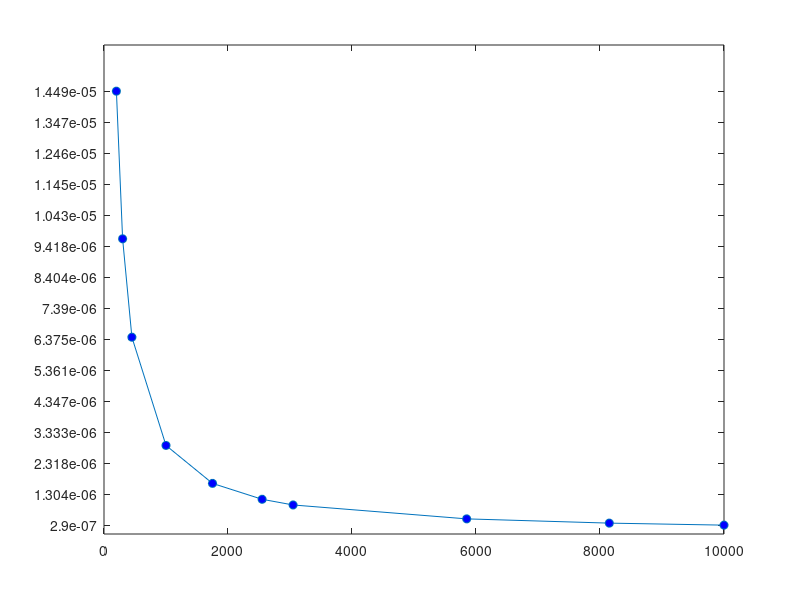

MATLAB code for this plot: (Note: this script raises an error after producing the figure.)
clear;

lambda_max = [0.000014489, 0.000009659, 0.000006439, 0.000002898, 0.000001656, 0.000001136,9.50E-07, 0.000000495, 0.000000356, 0.00000029];
Tempurature = [200, 300, 450, 1000, 1750, 2550, 3050, 5850, 8150, 10000];
TempuratureToPowerOfFour = Tempurature.^4;
Intensity =[9.07*10^1, 4.59*10^2, 2.33*10^3, 5.67*10^4, 5.32*10^5, 2.40*10^6, 4.91*10^6, 6.64*10^7, 2.50*10^8, 5.67*10^8];

% % % % % % % % % % % % % % % % % % % % % % % % % % % % % % % % % % % % % % % % % % %
figure;
plot(Tempurature, lambda_max, 'o-', 'DisplayName', 'Data', 'LineStyle', '-', 'MarkerFaceColor', 'b');  % 'o-' for points with line
% plot(Intensity, Tempurature, 'o-', 'DisplayName', 'Data', 'LineStyle', '-', 'MarkerFaceColor', 'b');  % 'o-' for points with line

% Adjust the y axis
yticks(linspace(min(lambda_max), max(lambda_max), 15));  % Creates 6 tick marks evenly spaced between min and max of lambda_max
ytickformat('%.6f');  % Sets the format for the y-axis ticks to show more decimals if necessary

xticks(linspace(min(Tempurature), max(Tempurature), 15));  % 6 evenly spaced ticks for Temperature
xtickformat('%.0f');

title('Lambda Max vs. Temperature');
ylabel('\lambda_{max} (m)');
xlabel('Temperature (K)');
legend;
grid;
% % % % % % % % % % % % % % % % % % % % % % % % % % % % % % % % % % % % % % % % % % %
figure;
% lambda_max
InverseLambda = 1./lambda_max;
plot(Tempurature, InverseLambda, 'o-', 'DisplayName', 'Data', 'LineStyle', '-', 'MarkerFaceColor', 'b');  % 'o-' for points with line
% plot(Intensity, Tempurature, 'o-', 'DisplayName', 'Data', 'LineStyle', '-', 'MarkerFaceColor', 'b');  % 'o-' for points with line

% Adjust the y axis
yticks(linspace(min(InverseLambda), max(InverseLambda), 15));  % Creates 6 tick marks evenly spaced between min and max of lambda_max
ytickformat('%.6f');  % Sets the format for the y-axis ticks to show more decimals if necessary

xticks(linspace(min(Tempurature), max(Tempurature), 15));  % 6 evenly spaced ticks for Temperature
xtickformat('%.0f');

p = vpa(polyfit(Tempurature, InverseLambda, 1));
slope = p(1);
disp('Slope of the Inverse Lambda vs. Temperature graph:');
disp(slope);

title('Inverse Lambda Max vs. Temperature');
% ylabel('\frac{1}{\lambda_{max}} (m), 'Interpreter', 'latex');
ylabel('$\frac{1}{\lambda_{max}} (m)$', 'Interpreter', 'latex');
% ylabel('\frac{1}{2} (m)');
% ylabel('The value of \frac{1}{2}');
xlabel('Temperature (K)');
legend;
grid;
% % % % % % % % % % % % % % % % % % % % % % % % % % % % % % % % % % % % % % % % % % % 
figure;
plot(Tempurature, Intensity, 'o-', 'DisplayName', 'Data', 'LineStyle', '-', 'MarkerFaceColor', 'b');

% Adjust the y axis
yticks(linspace(min(Intensity), max(Intensity), 15));  % Creates 6 tick marks evenly spaced between min and max of lambda_max
ytickformat('%.6f');  % Sets the format for the y-axis ticks to show more decimals if necessary

xticks(linspace(min(Tempurature), max(Tempurature), 15));  % 6 evenly spaced ticks for Temperature
xtickformat('%.0f');

title('Intensity vs. Temperature');
ylabel('I (W/m^2)');
xlabel('Temperature (K)');
legend;
grid;
% % % % % % % % % % % % % % % % % % % % % % % % % % % % % % % % % % % % % % % % % % % 
figure;
plot(TempuratureToPowerOfFour, Intensity, 'o-', 'DisplayName', 'Data', 'LineStyle', '-', 'MarkerFaceColor', 'b');

% Adjust the y axis
yticks(linspace(min(Intensity), max(Intensity), 15));  % Creates 6 tick marks evenly spaced between min and max of lambda_max
ytickformat('%.6f');  % Sets the format for the y-axis ticks to show more decimals if necessary

xticks(linspace(min(TempuratureToPowerOfFour), max(TempuratureToPowerOfFour), 15));  % 6 evenly spaced ticks for Temperature
xtickformat('%.0f');

p = vpa(polyfit(TempuratureToPowerOfFour, Intensity, 1));
slope = p(1);
disp('Slope of the Intensity vs. Temperature^4 graph:');
disp(slope);

title('Intensity vs. Temperature^4');
ylabel('I (W/m^2)');
xlabel('Temperature (K)');
legend;
grid;
